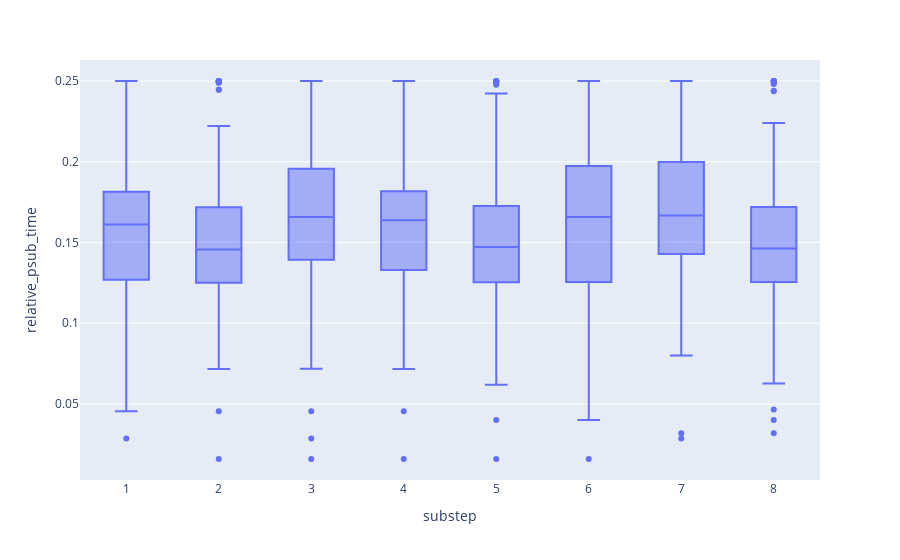

The code cell stored with this chart in its notebook:
### Code cell
from cadCAD_tools import profile_run

from model.psub import psubs
from model.state import genesis_state
from model.config import simulation_config
from model.config import params

TIMESTEPS = len(simulation_config[0]['T'])
SAMPLES = simulation_config[0]['N'] 
# df = run()
df = profile_run(genesis_state,
                 params,
                 psubs,
                 TIMESTEPS,
                 SAMPLES)
from cadCAD_tools.profiling.visualizations import visualize_substep_impact

visualize_substep_impact(df, relative=True)

### Figure 1 — Plotly figure (JSON) as saved in the notebook; plotly's stock layout.template omitted (floating-point values rounded to 4 significant figures; data arrays with more than 128 entries replaced by an {"elided": "..."} marker saying what was removed)
{"data": [{"alignmentgroup": "True", "hovertemplate": "substep=%{x}<br>relative_psub_time=%{y}<extra></extra>", "legendgroup": "", "marker": {"color": "#636efa"}, "name": "", "notched": false, "offsetgroup": "", "orientation": "v", "showlegend": false, "type": "box", "x": {"elided": "2777 int values"}, "x0": " ", "xaxis": "x", "y": {"elided": "2777 float values"}, "y0": " ", "yaxis": "y"}], "layout": {"boxmode": "group", "legend": {"tracegroupgap": 0}, "margin": {"t": 60}, "xaxis": {"anchor": "y", "domain": [0, 1], "title": {"text": "substep"}}, "yaxis": {"anchor": "x", "domain": [0, 1], "title": {"text": "relative_psub_time"}}}}
